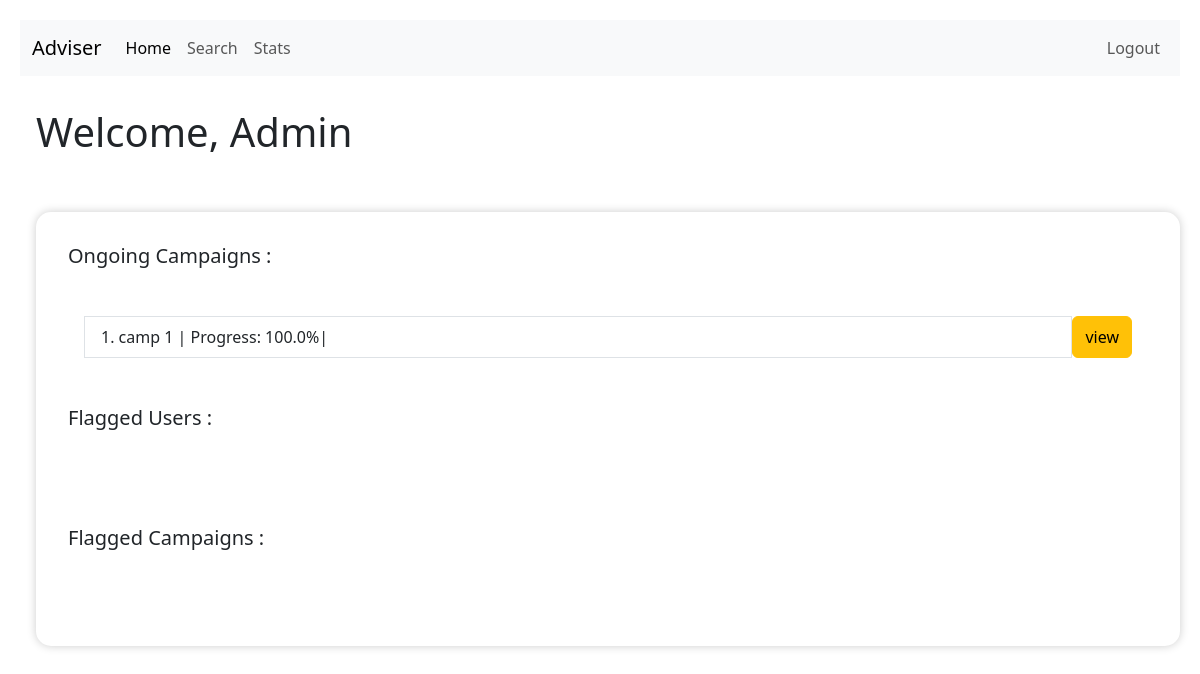
Before: /admin/dashboard with the older database file.
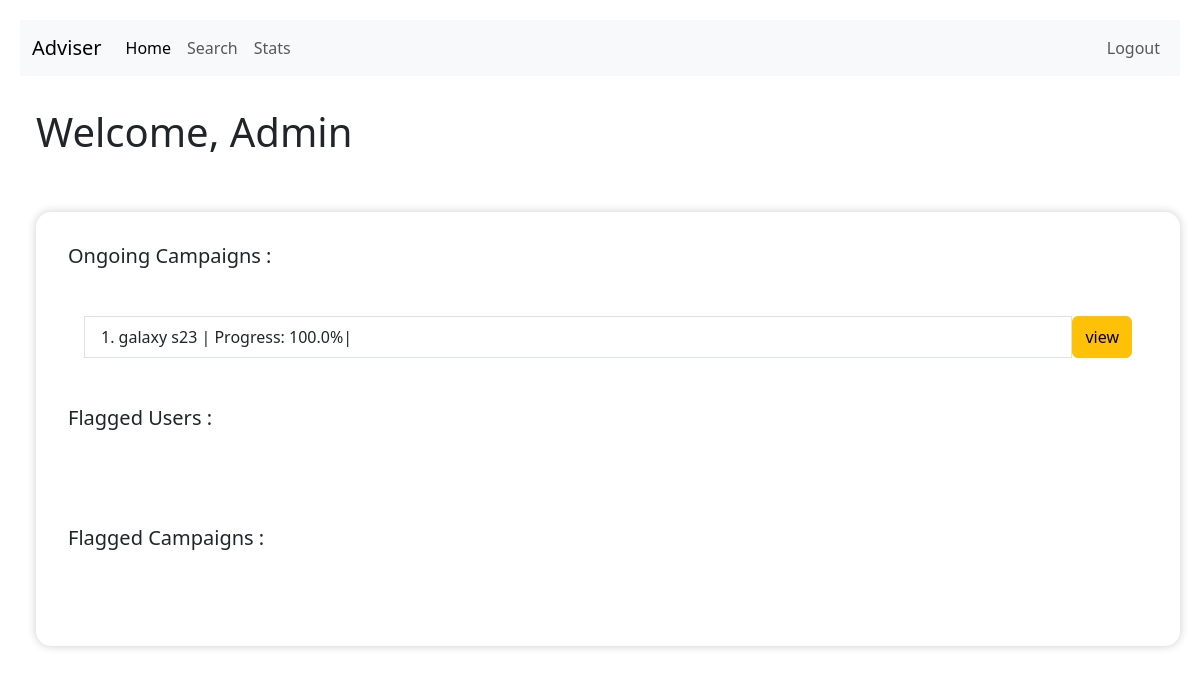
After: the same page with the newer database file.
### backend/models.py (models this page shows)
class Campaign(db.Model):
    campaign_id=db.Column(db.Integer,primary_key=True,autoincrement=True)
    sponsor_id=db.Column(db.Integer,db.ForeignKey('sponsor.sponsor_id'),nullable=False)
    admin_id=db.Column(db.Integer,db.ForeignKey('admin.admin_id'),nullable=False,default=1)
    name=db.Column(db.String(),nullable=False,unique=True)
    category_id=db.Column(db.String(),db.ForeignKey("category.cat_id"),nullable=False)
    start_date=db.Column(db.Date,nullable=False)
    end_date = db.Column(db.Date, nullable=False)
    initial_budget=db.Column(db.Numeric(10, 2),nullable=False,default=0)
    budget = db.Column(db.Numeric(10, 2), nullable=False)
    status = db.Column(db.String(), nullable=False,default='active')
    visibility= db.Column(db.String(50),nullable=False)
    goals=db.Column(db.String(),nullable=False)
    flagged=db.Column(db.Integer,nullable=False,default=0)
    categories=db.relationship('Category',back_populates='campaigns')
    sponsors=db.relationship('Sponsor',back_populates='campaigns')
    admin=db.relationship('Admin',back_populates='campaigns')
    ads=db.relationship('Adrequest',back_populates='campaign')

### backend/users.py (the view)
@app.route('/admin/dashboard')                                  # admin dashboard
def admin_dash():
    sponsors=Sponsor.query.all()
    infs=Influencer.query.all()
    camps=Campaign.query.all()
    return render_template('admin_dashboard.html',sponsors=sponsors,infs=infs,camps=camps)

### templates/admin_dashboard.html (shortened to what this page needs)
<!DOCTYPE html>
<html lang="en">
<head>
    <link rel="stylesheet" href="/static/style.css">
    <link href="https://cdn.jsdelivr.net/npm/bootstrap@5.3.3/dist/css/bootstrap.min.css" rel="stylesheet">
  </head>
<body>
    <nav class="navbar navbar-expand-lg bg-body-tertiary">
        <div class="container-fluid">
          <a class="navbar-brand" href="/">Adviser</a>
          <div class="collapse navbar-collapse" id="navbarSupportedContent">
            <ul class="navbar-nav me-auto mb-2 mb-lg-0">
              <li class="nav-item">
                <a class="nav-link active" aria-current="page" href="#">Home</a>
              </li>
              <li class="nav-item">
                <a class="nav-link" href="/admin/search">Search</a>
              </li>
              <li class="nav-item">
                <a class="nav-link" href="{{url_for('stats')}}">Stats</a>
              </li>
            </ul>
          </div>
          <ul class="navbar-nav me-auto mb-1 mb-lg-0">
            <li class="nav-item">
              <a class="nav-link" href="/admin/login" >Logout</a>
            </li>
          </ul>
        </div>
    </nav>
    <div style="margin: 2rem 0rem 2rem 1rem;" >
    <h1>Welcome, Admin</h1>
    <br><br>
    <div style="box-shadow: 0 0 10px rgba(0, 0, 0, 0.2);background-color: #fff;border: 0px solid rgb(101, 99, 99); padding: 1rem;border-radius: 15px;">
    <div>
        <h5 style="margin: 1rem 0rem 2rem 1rem;">Ongoing Campaigns :</h5>
        <div id="container" style="border: 1px ;">
      {% for camp in camps %}
      {%if camp.status=='active' and camp.flagged!=1%}
          {% set ns = namespace(completed=0, total=0) %}
          {% for ad in camp.ads %}
              {% if ad.status == 'ad req fulfilled' or ad.status == 'Paid' %}
                  {% set ns.completed = ns.completed + 1 %}
              {% endif %}
              {% set ns.total = ns.total + 1 %}
          {% endfor %}
          {% set progress = 0 if ns.total == 0 else (ns.completed * 100) / ns.total %}
                <ul class="list-group">
                    <span style="display: inline-flex;">
                        <li class="list-group-item" style="display: flex;width: 100%;">
                            {{ camp.campaign_id }}. {{ camp.name }} | Progress: {{ progress | round(2) }}%|
                        </li>
                        <form action="{{url_for('admin_camp',camp_id=camp.campaign_id)}}" method="GET" style="display: flex;">
                        <button type="submit" class="btn btn-warning">view</button>
                        </form>
                    </span>
                </ul>
              {%endif%}
              {% endfor %}
            </div>
    </div>
    <h5 style="margin: 2rem 0rem 2rem 1rem;">Flagged Users :</h5>
    <div id="container" style="border: 1px ;">
  </div>
  <h5 style="margin: 2rem 0rem 2rem 1rem;">Flagged Campaigns :</h5>
  <div id="container" style="border: 1px ;">
    </div>
    </div>
  </div>
</body>
</html>

Changed rows visible on the page:
changed Campaign id 1: name "camp 1" → "galaxy s23"
